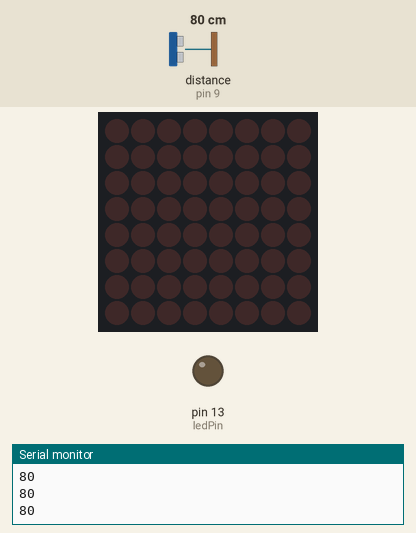
Simulated run of this sketch. Board: Arduino Uno, built with avr-gcc and run on an emulated ATmega328P. Shown: 8×8 LED matrix, output pins drawn as LEDs (lit = HIGH), the last lines printed to the serial monitor. Wiring (inferred from the names in the program): ultrasonic range finder: trigger pin 8; echo pin 9. The inputs (shaded band) are chosen by the test bench; at power-on: distance to the obstacle (sensor on pin 9) 80 cm. The echo pulse lasts 58.3 µs per cm; pins used as bus, display or sensor lines are not drawn.

Above: at 1.2 s.
1.3 s: distance to the obstacle (sensor on pin 9) set to 2 cm
At 2.1 s:
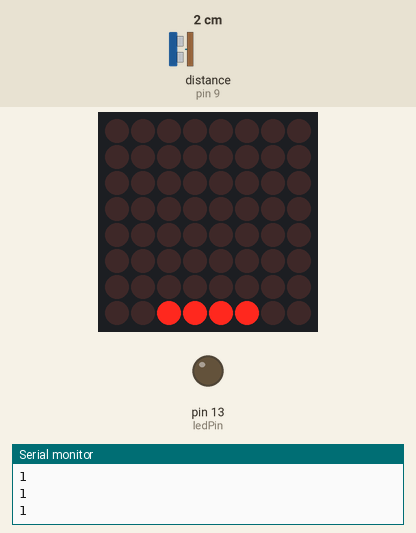
2.8 s: distance to the obstacle (sensor on pin 9) set to 18 cm
At 3.9 s:
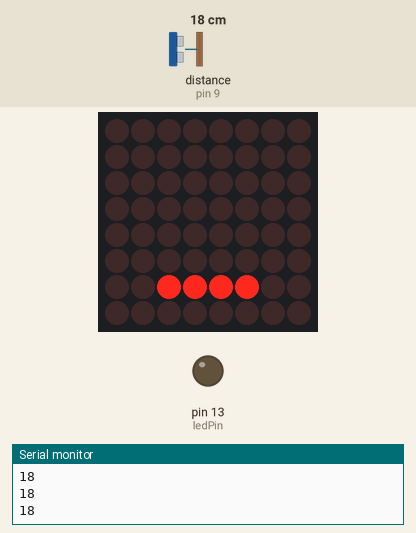
4.3 s: distance to the obstacle (sensor on pin 9) set to 35 cm
At 4.9 s:
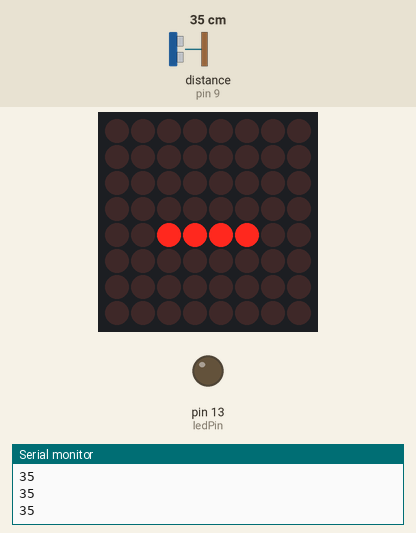
5.8 s: distance to the obstacle (sensor on pin 9) set to 60 cm
At 6.5 s:
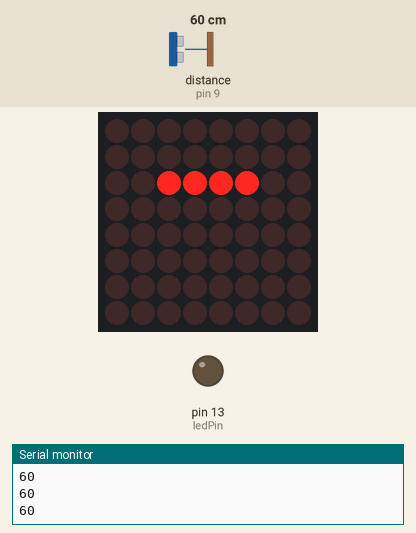
7.3 s: distance to the obstacle (sensor on pin 9) set to 27 cm
At 8.5 s:
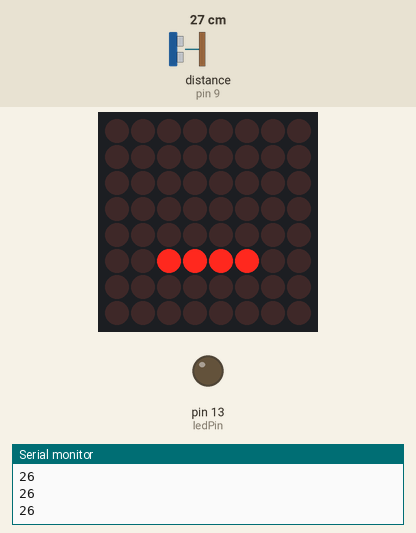
8.8 s: distance to the obstacle (sensor on pin 9) set to 4 cm
At 9.9 s:
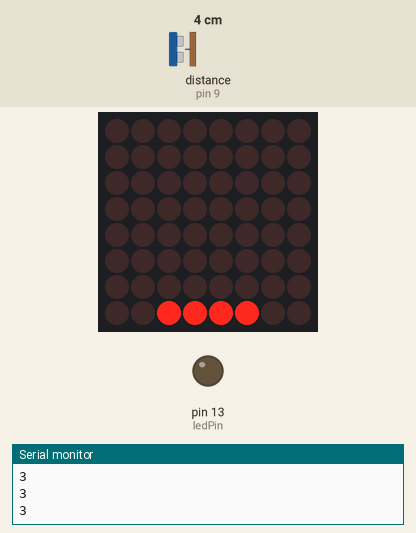
Timing chart, 0 to 11.3 s (numbered marks = the images above; inputs shaded):
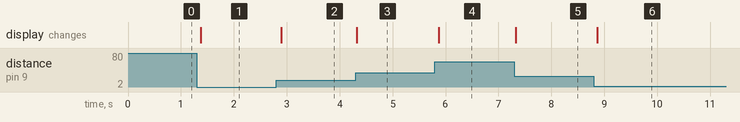

The sketch:

MaxMatrix_ultraZvuk.ino
```cpp
#include <MaxMatrix.h>

int Trig = 8;
int Echo = 9;
int ledPin = 13;  // 13 – если будете использовать встроенный в Arduino светодиод

int din = 4;
int cs = 5;
int clk = 6;
int maxInUse = 1;

byte CH_1[] = {8, 8, B00000000, B00000000, B10000000, B10000000, B10000000, B10000000, B00000000, B00000000 };
byte CH_2[] = {8, 8, B00000000, B00000000, B01000000, B01000000, B01000000, B01000000, B00000000, B00000000 };
byte CH_3[] = {8, 8, B00000000, B00000000, B00100000, B00100000, B00100000, B00100000, B00000000, B00000000 };
byte CH_4[] = {8, 8, B00000000, B00000000, B00010000, B00010000, B00010000, B00010000, B00000000, B00000000 };
byte CH_5[] = {8, 8, B00000000, B00000000, B00001000, B00001000, B00001000, B00001000, B00000000, B00000000 };
byte CH_6[] = {8, 8, B00000000, B00000000, B00000100, B00000100, B00000100, B00000100, B00000000, B00000000 };
byte CH_7[] = {8, 8, B00000000, B00000000, B00000010, B00000010, B00000010, B00000010, B00000000, B00000000 };
byte CH_8[] = {8, 8, B00000000, B00000000, B00000001, B00000001, B00000001, B00000001, B00000000, B00000000 };

MaxMatrix m(din, cs, clk, maxInUse);

void setup() {

pinMode(Trig, OUTPUT);
pinMode(Echo, INPUT);
pinMode(ledPin, OUTPUT);
m.init();
m.setIntensity(0);
Serial.begin(9600);
}

unsigned int time_us=0; //unsigned - специальный тип фиксированного размера

unsigned int distance_sm=0;

void loop() {

 digitalWrite(Trig, HIGH); // Подаем сигнал на выход микроконтроллера
 delayMicroseconds(10); // Удерживаем 10 микросекунд
 digitalWrite(Trig, LOW); // Затем убираем
 time_us=pulseIn(Echo, HIGH); // pulseIn(*,HIGH) - Замеряем длину импульса
 distance_sm=time_us/58; // Пересчитываем в сантиметры (S = Tus/58, [см] где Tus - длительность эхо импульса в микросекундах, а 58 - константа. )
 Serial.println(distance_sm); // Выводим на порт

   if (distance_sm<10) {
        m.writeSprite(0, 0, CH_1);
   }
   else if (distance_sm>10&&distance_sm<20) {
         m.writeSprite(0, 0, CH_2);
   }
   else if (distance_sm>20&&distance_sm<30) {
         m.writeSprite(0, 0, CH_3);
   }
   else if (distance_sm>30&&distance_sm<40) {
         m.writeSprite(0, 0, CH_4);
   }
   else if (distance_sm>40&&distance_sm<50) {
         m.writeSprite(0, 0, CH_5);
   }
   else if (distance_sm>50&&distance_sm<=60) {
         m.writeSprite(0, 0, CH_6);
   }
   else if(distance_sm>60&&distance_sm<70) {
         m.writeSprite(0, 0, CH_7);
   }
   else if ((distance_sm>70)&&(distance_sm<80)) {
         m.writeSprite(0, 0, CH_8);
   }
   else {
        m.clear();
   }
 delay(100);
}
```

Measured:
- after the input at 1.3 s, the display: changes after 0.08 s (image 1)
- after the input at 2.8 s, the display: changes after 0.09 s (image 2)
- after the input at 4.3 s, the display: changes at once (image 3)
- after the input at 5.8 s, the display: changes after 0.07 s (image 4)
- after the input at 7.3 s, the display: changes at once (image 5)
- after the input at 8.8 s, the display: changes after 0.07 s (image 6)
